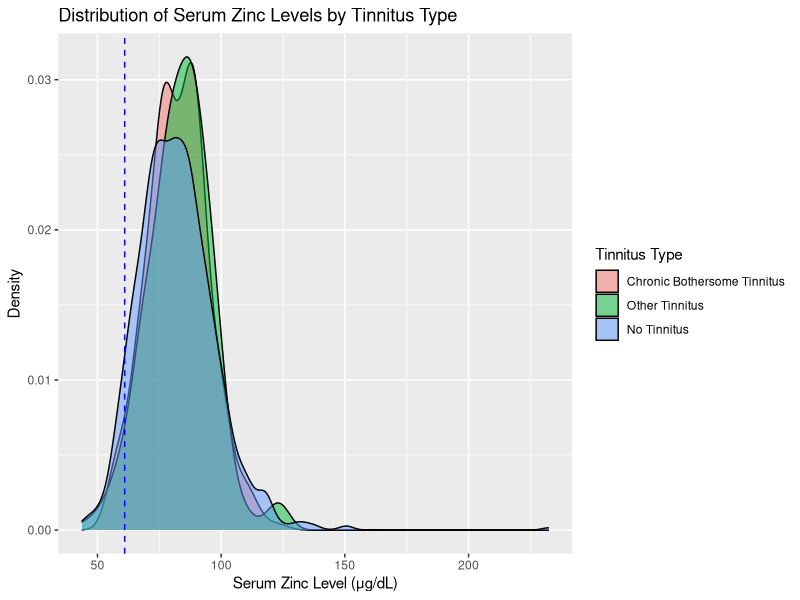
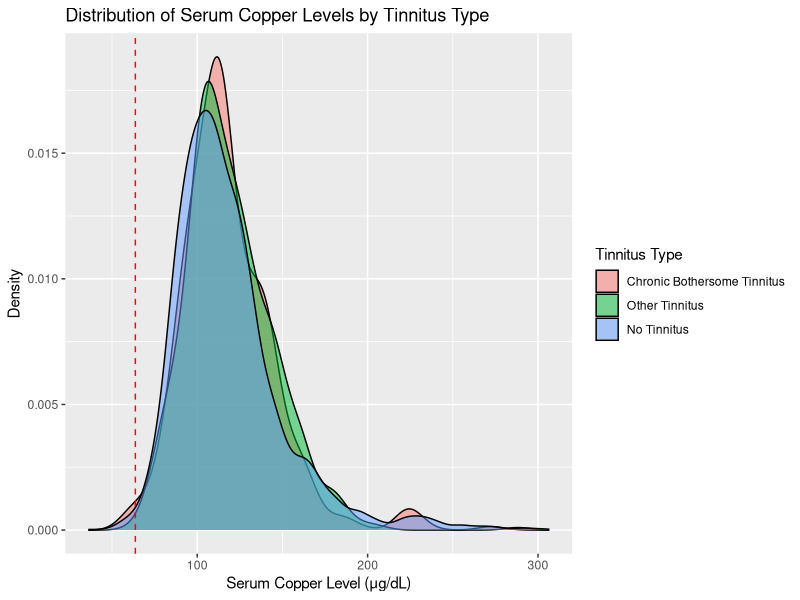
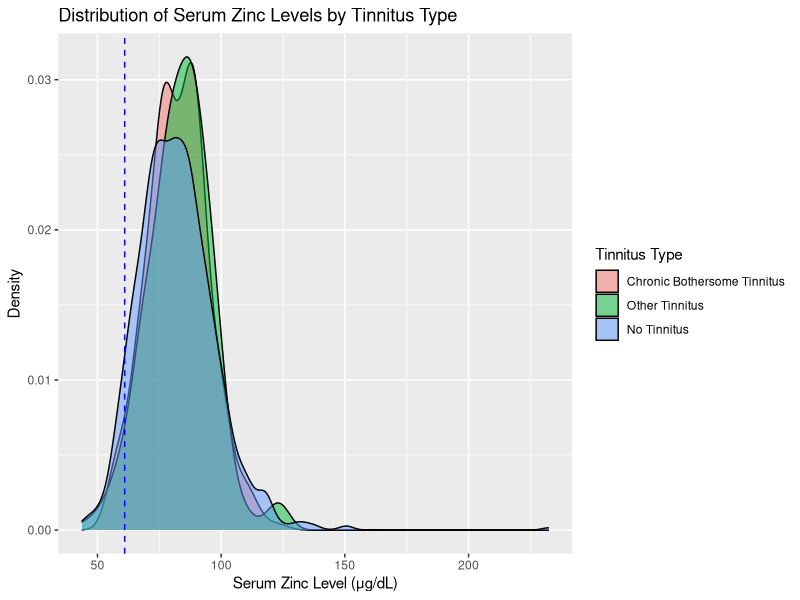
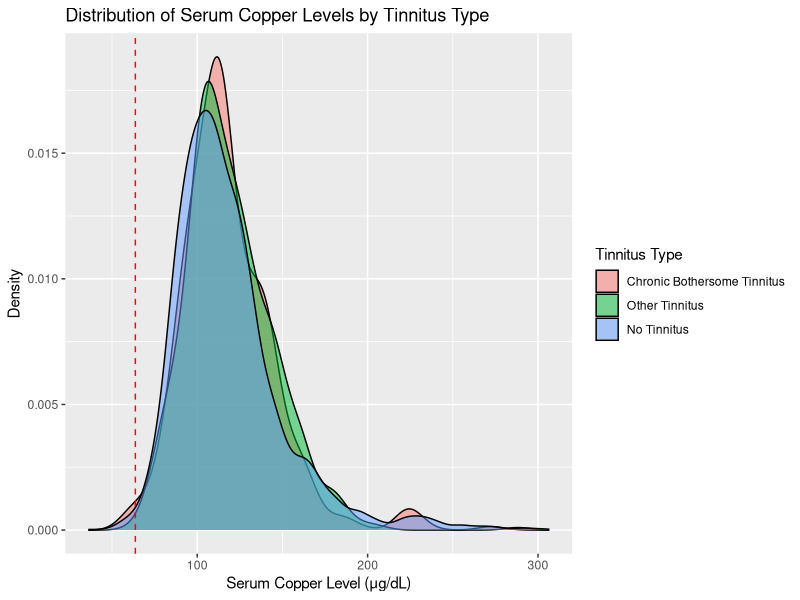

Write R code to recreate these figures, in order. (Note: this script raises an error after producing the figures.)
## ---- chunk 1
library(foreign)
library(survey)
library(tidyverse)
library(stringr)
library(ggplot2)
## ---- chunk 2
# grabbing our finalized data sheet from generated from our processing script earlier
df <- read.csv("../Data/processed_metal_data.csv")
## ---- chunk 3
# setting a var to factor and removing the csv artifact column
df$tinnitus_type <- as.factor(df$tinnitus_type)
df <- select(df, -X)
## ---- chunk 4
tinnitus_design <- svydesign(data = df, id = ~psu, strata = ~stratum, weights = ~combined_subsample_weight, nest = TRUE)
## ---- chunk 5
lmzn <- svyglm(zinc ~ tinnitus_type + age_group + ethnicity + sex, design = tinnitus_design)
summary(lmzn)

lmcu <- svyglm(copper ~ tinnitus_type + age_group + ethnicity + sex, design = tinnitus_design)
summary(lmcu)
## ---- chunk 6
weight <- df$combined_subsample_weight

ct <- filter(df, tinnitus_type == 1)
at <- filter(df, tinnitus_type == 2)
nt <- filter(df, tinnitus_type == 3)

ctweight <- ct$combined_subsample_weight
atweight <- at$combined_subsample_weight
ntweight <- nt$combined_subsample_weight


ggplot(data = df) +
  geom_density(mapping = aes(x = zinc, weight = weight, fill = tinnitus_type), alpha = .5) +
  geom_vline(xintercept = 61, color = "blue", linetype = 2) +
  scale_fill_discrete(labels = c("Chronic Bothersome Tinnitus", "Other Tinnitus", "No Tinnitus")) +
  labs(x = "Serum Zinc Level (\u03BCg/dL)", y = "Density", title = "Distribution of Serum Zinc Levels by Tinnitus Type", fill = "Tinnitus Type")
ggsave("../Output/Figures/Prelim_Zinc_Figure.png")


ggplot(data = df) +
  geom_density(mapping = aes(x = copper, weight = weight, fill = tinnitus_type), alpha = .5) +
  geom_vline(xintercept = 63.7, color = "red", linetype = 2) +
  scale_fill_discrete(labels = c("Chronic Bothersome Tinnitus", "Other Tinnitus", "No Tinnitus")) +
  labs(x = "Serum Copper Level (\u03BCg/dL)", y = "Density", title = "Distribution of Serum Copper Levels by Tinnitus Type", fill = "Tinnitus Type")
ggsave("../Output/Figures/Prelim_Copper_Figure.png")

## ---- chunk 7
weighted_sextest <- svychisq(~tinnitus_type + sex, design = tinnitus_design)
weighted_sextest$observed
weighted_sextest


weighted_agetest <- svychisq(~tinnitus_type + age_group, design = tinnitus_design)
weighted_agetest$observed
weighted_agetest


weighted_ethtest <- svychisq(~tinnitus_type + ethnicity, design = tinnitus_design)
weighted_ethtest$observed
weighted_ethtest
## ---- chunk 8
svyttest(zinc_deficiency~tinnitus_any, design = tinnitus_design)

#tinnitus_design %>%
#  subset(tinnitus_any == 1) %>%
#  svymean(~`zinc_ug/dL`, .)
#tinnitus_design %>%
#  subset(tinnitus_any != 1) %>%
#  svymean(~`zinc_ug/dL`, .)
#tinnitus_design %>%
#  subset(tinnitus_any == 1) %>%
#  svymean(~zinc_deficiency, .)
#tinnitus_design %>%
#  subset(tinnitus_any != 1) %>%
#  svymean(~zinc_deficiency, .)


logit1 <- svyglm(formula = zinc_deficiency ~ tinnitus_any + sex + ethnicity + speech_in_noise + non_work_noise + firearms + work_noise + age_group, family = quasibinomial, design = tinnitus_design, na.action = na.omit)

logit2 <- svyglm(formula = zinc_deficiency ~ tinnitus_any + sex + ethnicity + age_group + speech_in_noise, family = quasibinomial, design = tinnitus_design, na.action = na.omit)

summary(logit1, correlation = TRUE)
anova(logit1)

summary(logit2, correlation = TRUE)

exp(cbind(OR = coef(logit2), confint.default(logit2)))

logit3 <- svyglm(formula = copper_deficiency ~ tinnitus_any + sex + ethnicity + age_group + speech_in_noise, family = quasibinomial, design = tinnitus_design, na.action = na.omit)

summary(logit3)
exp(cbind(OR = coef(logit3), confint.default(logit3)))



#svyttest(`zinc_ug/dL`~tinnitus_any, design = tinnitus_design, alternative = "two.sided", paired = TRUE, conf.level = .95)

multilin2 <- svyglm(formula = `zinc_ug/dL` ~ tinnitus_any + sex + ethnicity + age_group + speech_in_noise, design = tinnitus_design, na.action = na.omit)

summary(multilin2, correlation = TRUE)

multilin3 <- svyglm(formula = `copper_ug/dL` ~ tinnitus_any + sex + ethnicity + age_group + speech_in_noise, design = tinnitus_design, na.action = na.omit)

summary(multilin3)


## ---- chunk 9
subset(tinnitus_design, tinnitus_any == 0) %>%
  svymean(~zinc_deficiency, .)

subset(tinnitus_design, tinnitus_any == 1) %>%
  svymean(~zinc_deficiency, .)

subset(tinnitus_design, tinnitus_any == 0) %>%
  svymean(~copper_deficiency, .)

subset(tinnitus_design, tinnitus_any == 1) %>%
  svymean(~copper_deficiency, .)

## ---- chunk 10
zincresid <- rstandard(multilin2)
shapiro.test(zincresid)

hist(zincresid, breaks = 100)
hist(zinc_norm$chosen_transform$x.t, breaks = 100)

zinc_norm <-bestNormalize(zinc_refactor$`zinc_ug/dL`)

zinc_chosen <- zinc_norm$chosen_transform$x.t

zinc_norm_df <- zinc_refactor %>%
  mutate(
    "zinc_norm" = `zinc_chosen`
  )

zinc_norm_subset_df <- zinc_norm_df %>%
  filter(!is.na(zinc_norm))



copper_norm <-bestNormalize(zinc_refactor$`copper_ug/dL`)

copper_chosen <- copper_norm$chosen_transform$x.t

copper_norm_df <- zinc_refactor %>%
  mutate(
    "copper_norm" = `copper_chosen`
  )

copper_norm_subset_df <- copper_norm_df %>%
  filter(!is.na(copper_norm))


norm_data <- full_join(zinc_norm_subset_df, copper_norm_subset_df)

normed_design <- svydesign(data = norm_data, id = ~psu, strata = ~stratum, weights = ~combined_subsample_weight, nest = TRUE) %>%
  subset(!is.na(tinnitus_any))


normed_lin_zinc <- svyglm(formula = zinc_norm ~ tinnitus_any + sex + ethnicity + age_yrs, design = normed_design, na.action = na.omit)

normed_lin_cu <- svyglm(formula = copper_norm ~ tinnitus_any + sex + ethnicity + age_yrs, design = normed_design, na.action = na.omit)

summary(normed_lin_zinc)
summary(normed_lin_cu)


norm_zinc_resid <- rstandard(normed_lin_zinc)
shapiro.test(norm_zinc_resid)
hist(norm_zinc_resid, breaks = 100)


cu_no_outlier <-  normed_design%>%
  subset(copper_norm > -15)

cu_lin_no_outlier <- svyglm(formula = copper_norm ~ tinnitus_any + sex + ethnicity + age_yrs, design = cu_no_outlier, na.action = na.omit)
  
norm_cu_resid <- rstandard(cu_lin_no_outlier)
shapiro.test(norm_cu_resid)
hist(norm_cu_resid, breaks = 100)
